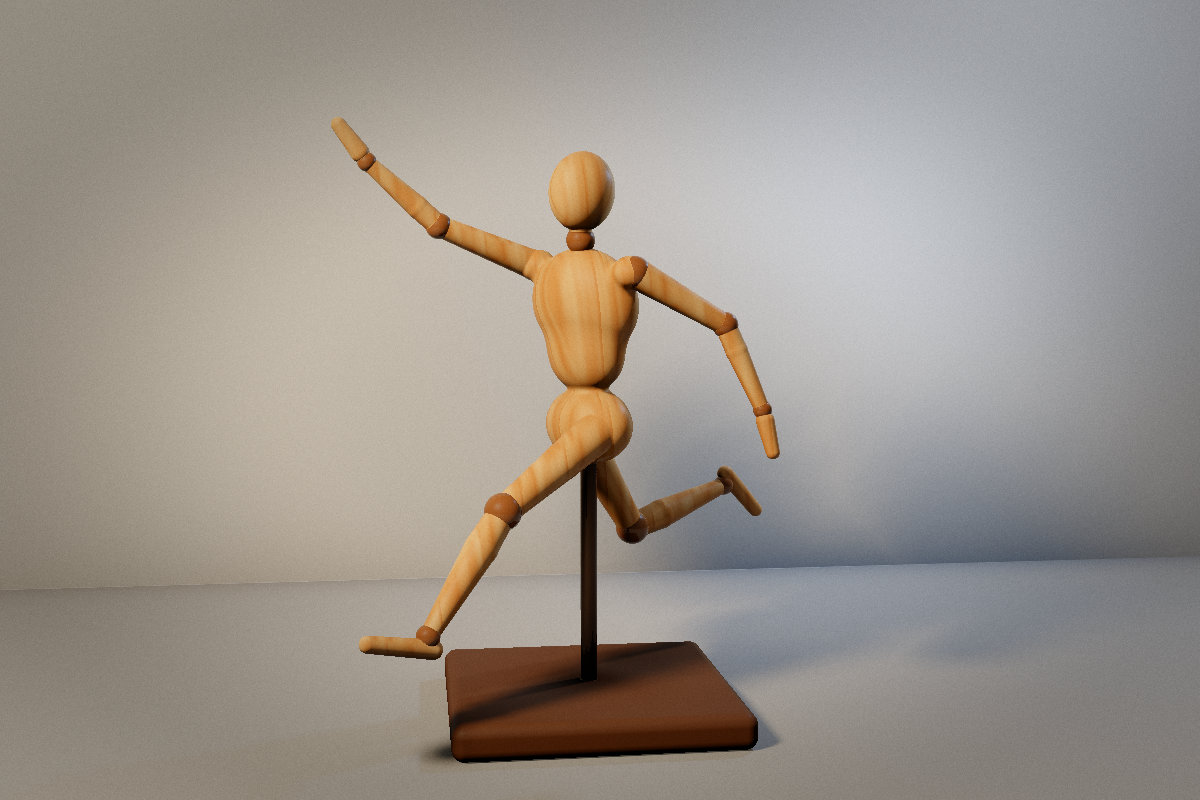

The script that saved this image:
# 3D wooden artist's mannequin in a dynamic leap, built from figure_sdf (capsules, ellipsoids, ball joints).
from atelier import *
from atelier.figure import figure_sdf, figure_skeleton

c = Canvas(1200, 800)
s = Scene()
pose = dict(arm_l=(-50, 30, 0, 40), arm_r=(120, 25, 0, 20), leg_l=(60, 6, 20, 25), leg_r=(-35, 4, 70, 30),
            spine=(10, 4, 18), head=(-14, -10, 0), lift=1.3)
body, joints = figure_sdf("run", height=1.0, split=True, turn=-55, seed=SEED, vary=0, **pose)
sk = figure_skeleton("run", seed=SEED, vary=0, **pose)
hip_y = float(sk["joints"]["pelvis"][1]) / sk["heads"]                                     # metres (height=1)
grain_w = wood(rings=26, angle=82).ramp(["#a86c38", "#d8a66e", "#b97c44", "#e6bd88"])
s.add(body, Mat(grain_w, proj="tri", tex_scale=.45, rough=.38))
s.add(joints, Mat("#7a4e2a", rough=.3))
s.add(round_box(.5, .06, .5, .02).move(.0, .03, 0), Mat("#5a3a24", rough=.45))           # stand base
s.add(cylinder(.014, hip_y).move(0, hip_y / 2, 0), Mat("#3a2a20", rough=.3, metal=.6))  # support rod
s.add(plane(0), Mat("#d9d0c3", rough=.85))
s.add(plane(-1.2, (0, 0, 1)), Mat("#e9e2d6", rough=.95))
s.camera((-.3, .74, 2.35), (0.02, .56, 0), fov=33)
s.area((-1.5, 2.0, 1.5), size=(1.2, 1.2), normal=(1, -1.2, -1), color="#fff0dc", power=14)
s.point((1.2, 1.4, -.6), "#b8cdf0", power=2.5)
s.sky("#c9d4e2", "#efe8dc", "#8c8276", power=.3)
r = c.render(s, aa=1, look="punchy")
c.apply(vignette(.3), grain(.012, seed=SEED))
c.save(__file__[:-3] + ".png")
